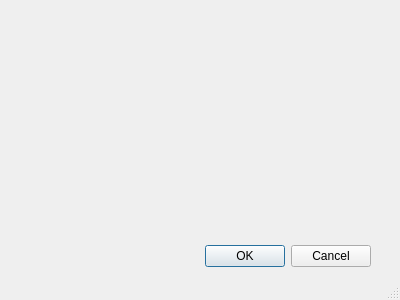
<?xml version="1.0" encoding="UTF-8"?>
<ui version="4.0">
 <class>Dialog</class>
 <widget class="QDialog" name="Dialog">
  <property name="geometry">
   <rect>
    <x>0</x>
    <y>0</y>
    <width>400</width>
    <height>300</height>
   </rect>
  </property>
  <property name="cursor">
   <cursorShape>PointingHandCursor</cursorShape>
  </property>
  <property name="windowTitle">
   <string>Регистрация</string>
  </property>
  <property name="sizeGripEnabled">
   <bool>true</bool>
  </property>
  <property name="modal">
   <bool>true</bool>
  </property>
  <widget class="QDialogButtonBox" name="buttonBox">
   <property name="geometry">
    <rect>
     <x>30</x>
     <y>240</y>
     <width>341</width>
     <height>32</height>
    </rect>
   </property>
   <property name="orientation">
    <enum>Qt::Horizontal</enum>
   </property>
   <property name="standardButtons">
    <set>QDialogButtonBox::Cancel|QDialogButtonBox::Ok</set>
   </property>
  </widget>
 </widget>
 <resources/>
 <connections>
  <connection>
   <sender>buttonBox</sender>
   <signal>accepted()</signal>
   <receiver>Dialog</receiver>
   <slot>accept()</slot>
   <hints>
    <hint type="sourcelabel">
     <x>248</x>
     <y>254</y>
    </hint>
    <hint type="destinationlabel">
     <x>157</x>
     <y>274</y>
    </hint>
   </hints>
  </connection>
  <connection>
   <sender>buttonBox</sender>
   <signal>rejected()</signal>
   <receiver>Dialog</receiver>
   <slot>reject()</slot>
   <hints>
    <hint type="sourcelabel">
     <x>316</x>
     <y>260</y>
    </hint>
    <hint type="destinationlabel">
     <x>286</x>
     <y>274</y>
    </hint>
   </hints>
  </connection>
 </connections>
</ui>
